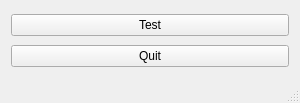
<?xml version="1.0" encoding="UTF-8"?>
<ui version="4.0">
 <class>MainWindow</class>
 <widget class="QMainWindow" name="MainWindow">
  <property name="geometry">
   <rect>
    <x>0</x>
    <y>0</y>
    <width>300</width>
    <height>103</height>
   </rect>
  </property>
  <property name="windowTitle">
   <string>MainWindow</string>
  </property>
  <widget class="QWidget" name="centralWidget">
   <layout class="QVBoxLayout" name="verticalLayout_2">
    <item>
     <widget class="QPushButton" name="TestButton">
      <property name="text">
       <string>Test</string>
      </property>
     </widget>
    </item>
    <item>
     <widget class="QPushButton" name="QuitButton">
      <property name="text">
       <string>Quit</string>
      </property>
     </widget>
    </item>
   </layout>
  </widget>
  <widget class="QStatusBar" name="statusBar"/>
 </widget>
 <layoutdefault spacing="6" margin="11"/>
 <resources/>
 <connections>
  <connection>
   <sender>QuitButton</sender>
   <signal>clicked()</signal>
   <receiver>MainWindow</receiver>
   <slot>close()</slot>
   <hints>
    <hint type="sourcelabel">
     <x>85</x>
     <y>87</y>
    </hint>
    <hint type="destinationlabel">
     <x>287</x>
     <y>327</y>
    </hint>
   </hints>
  </connection>
 </connections>
</ui>
